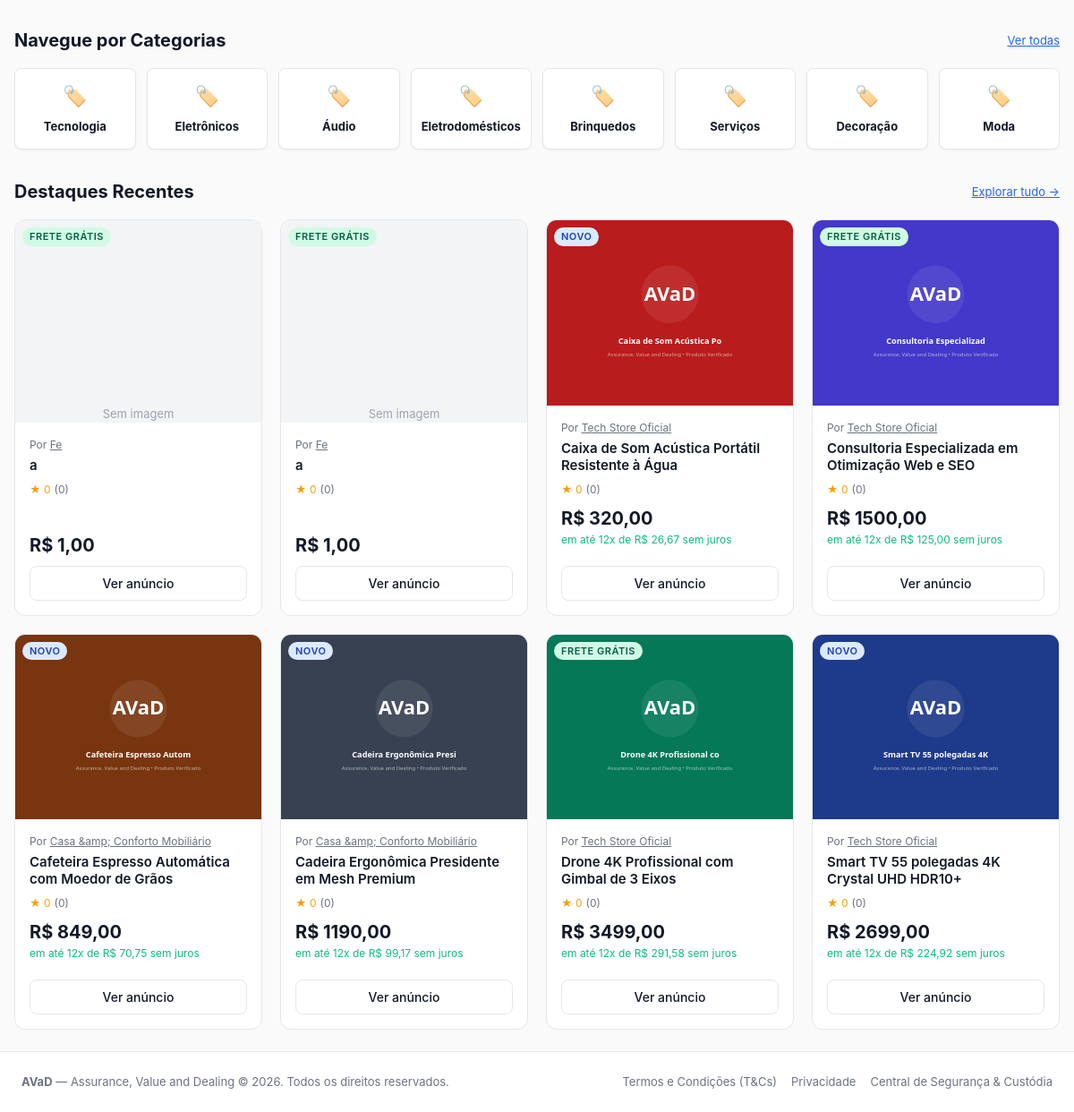
Before: / (lower part) with the older database file.
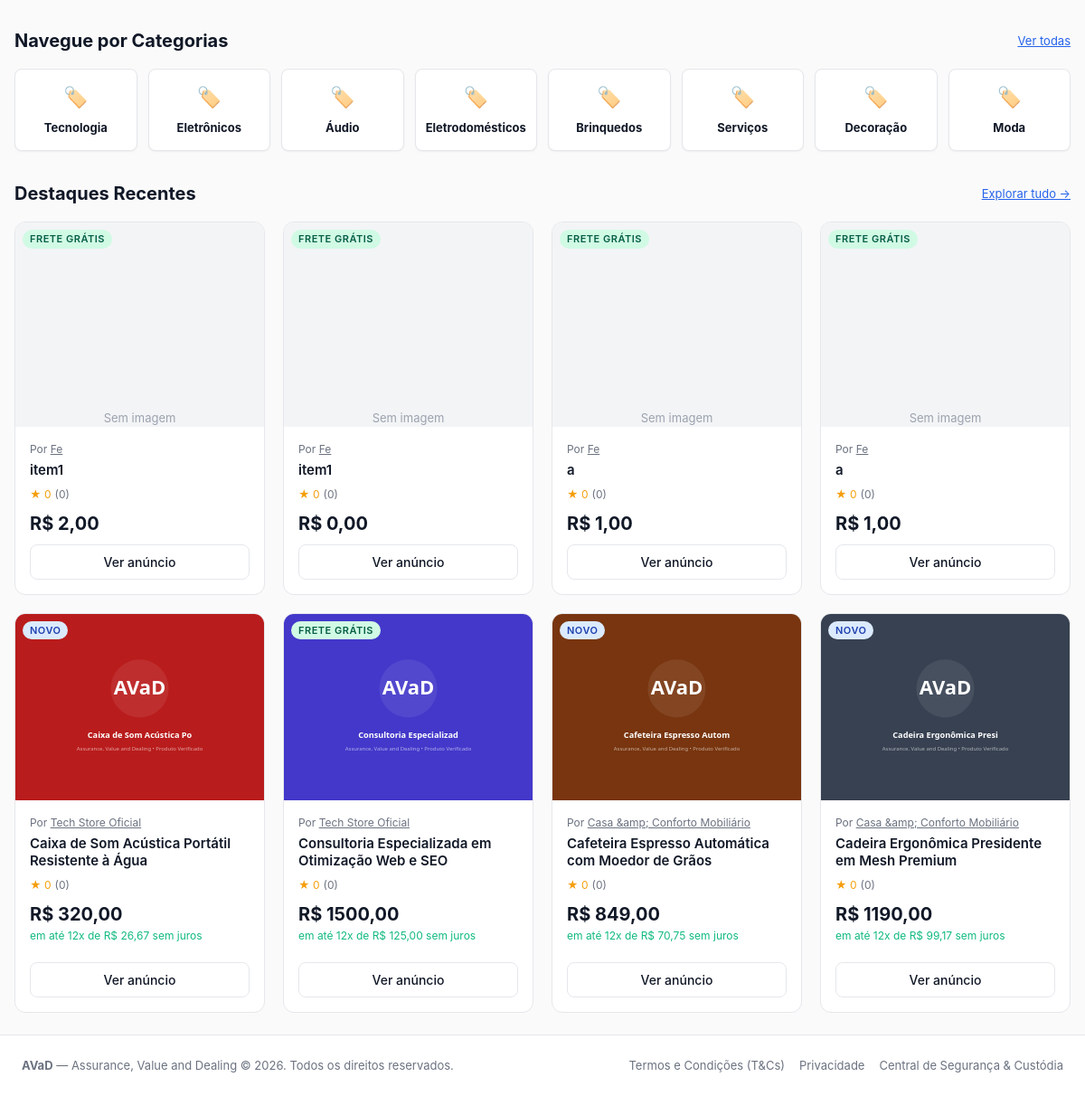
After: the same page with the newer database file.
### catalog/models.py (models this page shows, shortened)
class Product(models.Model):
    vendedor = models.ForeignKey(User, on_delete=models.CASCADE, related_name='products')
    titulo = models.CharField(max_length=200)
    categoria = models.CharField(max_length=50, choices=CATEGORIAS)
    descricao = models.TextField()
    caracteristicas = models.TextField(blank=True, help_text='Uma característica por linha')
    preco = models.DecimalField(max_digits=10, decimal_places=2)
    estoque = models.PositiveIntegerField(default=0)
    imagem = models.ImageField(upload_to='products/', blank=True, null=True)
    frete_gratis = models.BooleanField(default=False)
    ativo = models.BooleanField(default=True)
    criado_em = models.DateTimeField(auto_now_add=True)
    class Meta:
        ordering = ['-criado_em']
    @property
    def nota_media(self):
        from orders.models import Review
        from django.db.models import Avg
        reviews = Review.objects.filter(pedido__produto=self)
        avg = reviews.aggregate(avg=Avg('nota_vendedor'))['avg']
        return round(avg, 1) if avg else 0
    @property
    def total_avaliacoes(self):
        from orders.models import Review
        return Review.objects.filter(pedido__produto=self).count()
    @property
    def parcelas_sem_juros(self):
        if self.preco >= 12:
            valor = f"{self.preco / 12:.2f}".replace('.', ',')
            return f"em até 12x de R$ {valor} sem juros"
        return ""

### accounts/models.py (models this page shows, shortened)
class UserProfile(models.Model):
    user = models.OneToOneField(User, on_delete=models.CASCADE, related_name='profile')
    nome = models.CharField(max_length=16)
    data_nascimento = models.DateField()
    cpf = models.CharField(max_length=14, unique=True)
    cnpj = models.CharField(max_length=18, blank=True, null=True, unique=True)
    tem_cnpj = models.BooleanField(default=False)
    email_verificado = models.BooleanField(default=False)
    is_mediador = models.BooleanField(default=False)
    conta_bancaria_bloqueada = models.BooleanField(default=False)
    suspenso = models.BooleanField(default=False)
    token_verificacao = models.CharField(max_length=64, blank=True, null=True)
    tipo_usuario = models.CharField(max_length=20, choices=[
        ('comprador', 'Comprador'),
        ('vendedor', 'Vendedor'),
        ('mediador', 'Mediador'),
    ], default='comprador')
    nome_loja = models.CharField(max_length=64, blank=True, null=True)

### catalog/views.py (the view)
# urls.py: path('', home_view, name='home'),
def home_view(request):
    products = Product.objects.filter(ativo=True)[:8]
    return render(request, 'catalog/home.html', {'products': products, 'categorias': CATEGORIAS})

### orders/context_processors.py (called while the page is built)
def cart_count(request):
    user = getattr(request, 'user', None)
    if user is None or not user.is_authenticated:
        return {'cart_count': 0}
    return {'cart_count': Cart(request).count()}

### templates/catalog/home.html (shortened to what this page needs)
{% extends "base.html" %}
{% load avad_filters %}
{% block content %}
<div style="margin-bottom: 32px;">
  <div style="display: flex; justify-content: space-between; align-items: center; margin-bottom: 16px;">
    <h2 style="font-size: 20px; font-weight: 700;">Navegue por Categorias</h2>
    <a href="{% url 'catalog:product_list' %}" style="font-size: 13px; color: var(--accent-blue); text-decoration: underline;">Ver todas</a>
  </div>
  <div style="display: grid; grid-template-columns: repeat(auto-fit, minmax(130px, 1fr)); gap: 12px;">
    {% for cat_val, cat_label in categorias|slice:":8" %}
      <a href="{% url 'catalog:product_list' %}?categoria={{ cat_val }}" class="card" style="text-align: center; padding: 14px 8px; border-radius: var(--radius-md); transition: border-color 0.15s;">
        <span style="font-size: 22px; display: block; margin-bottom: 4px;">🏷️</span>
        <strong style="font-size: 13px;">{{ cat_label }}</strong>
      </a>
    {% endfor %}
  </div>
</div>
<div>
  <div style="display: flex; justify-content: space-between; align-items: center; margin-bottom: 16px;">
    <h2 style="font-size: 20px; font-weight: 700;">Destaques Recentes</h2>
    <a href="{% url 'catalog:product_list' %}" style="font-size: 13px; color: var(--accent-blue); text-decoration: underline;">Explorar tudo &rarr;</a>
  </div>
  <div class="product-grid">
    {% for product in products %}
      <div class="product-card">
        <div class="product-img-wrap">
          {% if product.frete_gratis %}
            <span class="badge badge-success product-badge-float">FRETE GRÁTIS</span>
          {% else %}
            <span class="badge badge-info product-badge-float">NOVO</span>
          {% endif %}
          {% if product.imagem %}
            <img src="{{ product.imagem.url }}" alt="{{ product.titulo }}" class="product-img">
          {% else %}
            <div style="width: 100%; height: 100%; display: flex; align-items: center; justify-content: center; background: #F3F4F6; color: #9CA3AF; font-size: 13px;">Sem imagem</div>
          {% endif %}
        </div>
        <div class="product-info">
          <div class="product-seller">
            Por <a href="{% url 'accounts:seller_profile' product.vendedor.id %}" style="text-decoration: underline;">{{ product.vendedor.profile.nome_loja|default:product.vendedor.profile.nome }}</a>
          </div>
          <h3 class="product-title">
            <a href="{% url 'catalog:product_detail' product.id %}">{{ product.titulo }}</a>
          </h3>
          <div class="product-rating">
            <span>★ {{ product.nota_media }}</span>
            <span style="color: var(--text-muted);">({{ product.total_avaliacoes }})</span>
          </div>
          <div class="product-price">R$ {{ product.preco }}</div>
          {% if product.parcelas_sem_juros %}
            <div class="product-installments">{{ product.parcelas_sem_juros }}</div>
          {% endif %}
          <a href="{% url 'catalog:product_detail' product.id %}" class="btn btn-outline btn-block" style="margin-top: 8px;">
            Ver anúncio
          </a>
        </div>
      </div>
    {% empty %}
      <div style="grid-column: 1 / -1; padding: 48px; text-align: center; color: var(--text-muted);">
        Nenhum produto cadastrado ainda.
      </div>
    {% endfor %}
  </div>
</div>
{% endblock %}

Changed rows visible on the page:
no longer on this page (row unchanged): Product: frete_gratis "FRETE GRÁTIS", imagem (picture), vendedor.profile.nome_loja "Tech Store Oficial", titulo "Drone 4K Profissional com Gimbal de 3 Eixos", nota_media "0", total_avaliacoes "0", preco "3499,00", parcelas_sem_juros "em até 12x de R$ 291,58 sem juros"
no longer on this page (row unchanged): Product: frete_gratis "NOVO", imagem (picture), vendedor.profile.nome_loja "Tech Store Oficial", titulo "Smart TV 55 polegadas 4K Crystal UHD HDR10+", nota_media "0", total_avaliacoes "0", preco "2699,00", parcelas_sem_juros "em até 12x de R$ 224,92 sem juros"
added Product: frete_gratis "FRETE GRÁTIS", imagem "Sem imagem", vendedor.profile.nome_loja "Fe", titulo "item1", nota_media "0", total_avaliacoes "0", preco "2,00"
added Product: frete_gratis "FRETE GRÁTIS", imagem "Sem imagem", vendedor.profile.nome_loja "Fe", titulo "item1", nota_media "0", total_avaliacoes "0", preco "0,00"
